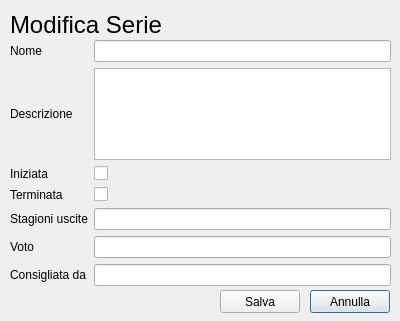
<?xml version="1.0" encoding="UTF-8"?>
<ui version="4.0">
 <class>Dialog_modifica_serie</class>
 <widget class="QDialog" name="Dialog_modifica_serie">
  <property name="geometry">
   <rect>
    <x>0</x>
    <y>0</y>
    <width>400</width>
    <height>321</height>
   </rect>
  </property>
  <property name="windowTitle">
   <string>Dialog</string>
  </property>
  <widget class="QLabel" name="label">
   <property name="geometry">
    <rect>
     <x>10</x>
     <y>10</y>
     <width>170</width>
     <height>29</height>
    </rect>
   </property>
   <property name="font">
    <font>
     <pointsize>18</pointsize>
    </font>
   </property>
   <property name="text">
    <string>Modifica Serie</string>
   </property>
  </widget>
  <widget class="QWidget" name="gridLayoutWidget">
   <property name="geometry">
    <rect>
     <x>10</x>
     <y>40</y>
     <width>381</width>
     <height>246</height>
    </rect>
   </property>
   <layout class="QGridLayout" name="gridLayout">
    <item row="1" column="0">
     <widget class="QLabel" name="label_3">
      <property name="text">
       <string>Descrizione</string>
      </property>
     </widget>
    </item>
    <item row="0" column="0">
     <widget class="QLabel" name="label_2">
      <property name="text">
       <string>Nome</string>
      </property>
     </widget>
    </item>
    <item row="4" column="0">
     <widget class="QLabel" name="label_6">
      <property name="text">
       <string>Stagioni uscite</string>
      </property>
     </widget>
    </item>
    <item row="2" column="0">
     <widget class="QLabel" name="label_4">
      <property name="text">
       <string>Iniziata</string>
      </property>
     </widget>
    </item>
    <item row="3" column="0">
     <widget class="QLabel" name="label_5">
      <property name="text">
       <string>Terminata</string>
      </property>
     </widget>
    </item>
    <item row="5" column="0">
     <widget class="QLabel" name="label_7">
      <property name="text">
       <string>Voto</string>
      </property>
     </widget>
    </item>
    <item row="6" column="0">
     <widget class="QLabel" name="label_8">
      <property name="text">
       <string>Consigliata da</string>
      </property>
     </widget>
    </item>
    <item row="0" column="1">
     <widget class="QLineEdit" name="nome"/>
    </item>
    <item row="1" column="1">
     <widget class="QTextEdit" name="descrizione"/>
    </item>
    <item row="4" column="1">
     <widget class="QLineEdit" name="stagioniUscite"/>
    </item>
    <item row="5" column="1">
     <widget class="QLineEdit" name="voto"/>
    </item>
    <item row="6" column="1">
     <widget class="QLineEdit" name="consiglio"/>
    </item>
    <item row="2" column="1">
     <widget class="QCheckBox" name="iniziata">
      <property name="text">
       <string/>
      </property>
     </widget>
    </item>
    <item row="3" column="1">
     <widget class="QCheckBox" name="terminata">
      <property name="text">
       <string/>
      </property>
     </widget>
    </item>
   </layout>
  </widget>
  <widget class="QPushButton" name="annulla">
   <property name="geometry">
    <rect>
     <x>310</x>
     <y>290</y>
     <width>80</width>
     <height>23</height>
    </rect>
   </property>
   <property name="text">
    <string>Annulla</string>
   </property>
  </widget>
  <widget class="QPushButton" name="salva">
   <property name="geometry">
    <rect>
     <x>220</x>
     <y>290</y>
     <width>80</width>
     <height>23</height>
    </rect>
   </property>
   <property name="text">
    <string>Salva</string>
   </property>
  </widget>
 </widget>
 <tabstops>
  <tabstop>nome</tabstop>
  <tabstop>descrizione</tabstop>
  <tabstop>iniziata</tabstop>
  <tabstop>terminata</tabstop>
  <tabstop>stagioniUscite</tabstop>
  <tabstop>voto</tabstop>
  <tabstop>consiglio</tabstop>
  <tabstop>salva</tabstop>
  <tabstop>annulla</tabstop>
 </tabstops>
 <resources/>
 <connections/>
</ui>
